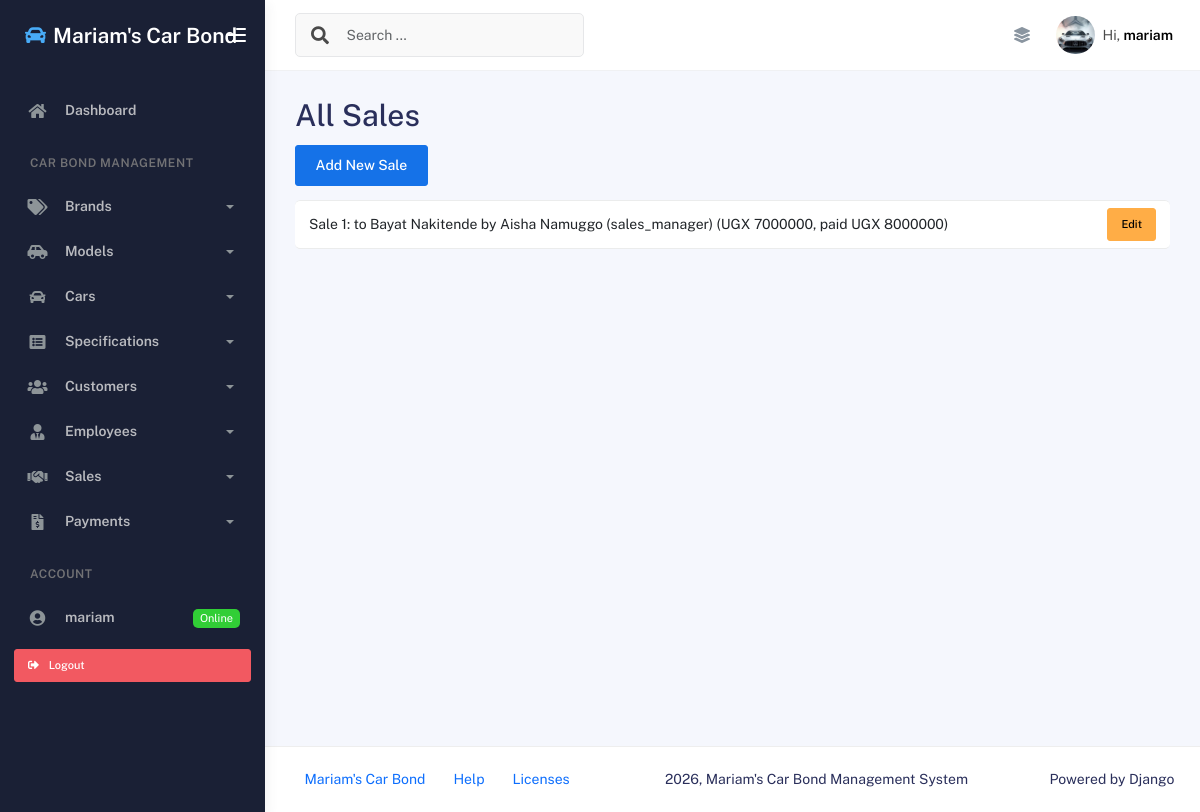
The page /sale/ (signed in) on the database its author committed.
### App/models.py (models this page shows, shortened)
class Sale(models.Model):
    sale_price = models.DecimalField(max_digits=12, decimal_places=2)
    total_paid = models.DecimalField(max_digits=12, decimal_places=2, default=0)
    car = models.ForeignKey(Car, on_delete=models.CASCADE)
    employee = models.ForeignKey(Employee, on_delete=models.CASCADE)
    customer = models.ForeignKey(Customer, on_delete=models.CASCADE)

class Customer(models.Model):
    GENDER_OPTIONS = [
        ('M','Male'),
        ('F','Female')
    ]
    first_name = models.CharField(max_length=20)
    last_name = models.CharField(max_length=20)
    contact = models.CharField(max_length=15)
    address = models.CharField(max_length=100)
    gender = models.CharField(max_length=2, choices=GENDER_OPTIONS)
    def __str__(self):
        return f"{self.first_name} {self.last_name}"

class Employee(models.Model):
    GENDER_OPTIONS = [
        ('M','Male'),
        ('F','Female')
    ]
    first_name = models.CharField(max_length=20)
    last_name = models.CharField(max_length=20)
    contact = models.CharField(max_length=15)
    role = models.CharField(max_length=30)
    gender = models.CharField(max_length=2, choices=GENDER_OPTIONS)
    birth_year = models.PositiveIntegerField(help_text="Used to calculate age")
    hire_date = models.DateField(auto_now=False)
    @property
    def age(self):
        return date.today().year - self.birth_year
    def __str__(self):
        return f"{self.first_name} {self.last_name} ({self.role})"

### App/views.py (the view)
# urls.py: path('sale/', sale_list_view, name='sale_list_page'),
@login_required
def sale_list_view(req):
    sales = Sale.objects.select_related('car', 'employee', 'customer').all()
    return render(req, 'sale_list.html', {'sales':sales})

### App/templates/sale_list.html
{% extends 'base.html' %}
{% block content %}
    <h1>All Sales</h1>
    <a href="{% url 'add_sale_page' %}" class="btn btn-primary mb-3">Add New Sale</a>
    <ul class="list-group">
        {% for sale in sales %}
            <li class="list-group-item d-flex justify-content-between align-items-center">
                Sale {{ sale.id }}: {{ sale.car.name }} to {{ sale.customer }} by {{ sale.employee }} (UGX {{ sale.sale_price|floatformat:0 }}, paid UGX {{ sale.total_paid|floatformat:0 }})
                <a href="{% url 'edit_sale_page' sale.id %}" class="btn btn-sm btn-warning">Edit</a>
            </li>
        {% empty %}
            <li class="list-group-item">No sales found.</li>
        {% endfor %}
    </ul>
{% endblock content %}

### App/templates/base.html (shortened to what this page needs)
{% load static %}
<!DOCTYPE html>
<html lang="en">
<head>
    <link rel="stylesheet" href="{% static 'assets/css/bootstrap.min.css' %}" />
    <link rel="stylesheet" href="{% static 'assets/css/plugins.min.css' %}" />
    <link rel="stylesheet" href="{% static 'assets/css/kaiadmin.min.css' %}" />
</head>
<body>
    <div class="wrapper">
      <div class="sidebar" data-background-color="dark">
        <div class="sidebar-logo">
          <div class="logo-header" data-background-color="dark">
            <a href="{% url 'index_page' %}" class="logo text-white text-decoration-none d-flex align-items-center">
              <i class="fas fa-car text-info me-2 fs-4"></i>
              <span class="fw-bold fs-4 text-white">Mariam's Car Bond</span>
            </a>
            <div class="nav-toggle">
              <button class="btn btn-toggle toggle-sidebar">
                <i class="gg-menu-right"></i>
              </button>
            </div>
          </div>
        </div>
        <div class="sidebar-wrapper scrollbar scrollbar-inner">
          <div class="sidebar-content">
            <ul class="nav nav-secondary">
              <li class="nav-item">
                <a href="{% url 'index_page' %}">
                  <i class="fas fa-home"></i>
                  <p>Dashboard</p>
                </a>
              </li>
              <li class="nav-section">
                <h4 class="text-section">Car Bond Management</h4>
              </li>
              <li class="nav-item">
                <a data-bs-toggle="collapse" href="#brandsMenu">
                  <i class="fas fa-tags"></i>
                  <p>Brands</p>
                  <span class="caret"></span>
                </a>
              </li>
              <li class="nav-item">
                <a data-bs-toggle="collapse" href="#modelsMenu">
                  <i class="fas fa-car-side"></i>
                  <p>Models</p>
                  <span class="caret"></span>
                </a>
              </li>
              <li class="nav-item">
                <a data-bs-toggle="collapse" href="#carsMenu">
                  <i class="fas fa-car"></i>
                  <p>Cars</p>
                  <span class="caret"></span>
                </a>
              </li>
              <li class="nav-item">
                <a data-bs-toggle="collapse" href="#specsMenu">
                  <i class="fas fa-list-alt"></i>
                  <p>Specifications</p>
                  <span class="caret"></span>
                </a>
              </li>
              <li class="nav-item">
                <a data-bs-toggle="collapse" href="#customersMenu">
                  <i class="fas fa-users"></i>
                  <p>Customers</p>
                  <span class="caret"></span>
                </a>
              </li>
              <li class="nav-item">
                <a data-bs-toggle="collapse" href="#employeesMenu">
                  <i class="fas fa-user-tie"></i>
                  <p>Employees</p>
                  <span class="caret"></span>
                </a>
              </li>
              <li class="nav-item">
                <a data-bs-toggle="collapse" href="#salesMenu">
                  <i class="fas fa-handshake"></i>
                  <p>Sales</p>
                  <span class="caret"></span>
                </a>
              </li>
              <li class="nav-item">
                <a data-bs-toggle="collapse" href="#paymentsMenu">
                  <i class="fas fa-file-invoice-dollar"></i>
                  <p>Payments</p>
                  <span class="caret"></span>
                </a>
              </li>
              <li class="nav-section">
                <h4 class="text-section">Account</h4>
              </li>
              {% if user.is_authenticated %}
                <li class="nav-item">
                  <a href="#">
                    <i class="fas fa-user-circle"></i>
                    <p>{{ user.username }}</p>
                    <span class="badge badge-success">Online</span>
                  </a>
                </li>
                <li class="nav-item px-3 py-2">
                  <form method="POST" action="{% url 'logout' %}">
                    <button type="submit" class="btn btn-danger btn-sm w-100 text-start">
                      <i class="fas fa-sign-out-alt me-2"></i> Logout
                    </button>
                  </form>
                </li>
              {% endif %}
            </ul>
          </div>
        </div>
      </div>
      <div class="main-panel">
        <div class="main-header">
          <nav
            class="navbar navbar-header navbar-header-transparent navbar-expand-lg border-bottom"
          >
            <div class="container-fluid">
              <nav
                class="navbar navbar-header-left navbar-expand-lg navbar-form nav-search p-0 d-none d-lg-flex"
              >
                <div class="input-group">
                  <div class="input-group-prepend">
                    <button type="submit" class="btn btn-search pe-1">
                      <i class="fa fa-search search-icon"></i>
                    </button>
                  </div>
                  <input
                    type="text"
                    placeholder="Search ..."
                    class="form-control"
                  />
                </div>
              </nav>
              <ul class="navbar-nav topbar-nav ms-md-auto align-items-center">
                <li class="nav-item topbar-icon dropdown hidden-caret">
                  <a
                    class="nav-link"
                    data-bs-toggle="dropdown"
                    href="#"
                    aria-expanded="false"
                  >
                    <i class="fas fa-layer-group"></i>
                  </a>
                </li>
                <li class="nav-item topbar-user dropdown hidden-caret">
                  <a
                    class="dropdown-toggle profile-pic"
                    data-bs-toggle="dropdown"
                    href="#"
                    aria-expanded="false"
                  >
                    <div class="avatar-sm">
                      <img
                        src="{% static 'assets/img/car.jpg.jpg' %}"
                        alt="Car profile image"
                        class="avatar-img rounded-circle"
                      />
                    </div>
                    <span class="profile-username">
                      <span class="op-7">Hi,</span>
                      <span class="fw-bold">{{ user.username|default:"Guest" }}</span>
                    </span>
                  </a>
                </li>
              </ul>
            </div>
          </nav>
        </div>
        <div class="container">
          <div class="page-inner">
            {% block content %}
            {% endblock content %}
          </div>
        </div>
        <footer class="footer">
          <div class="container-fluid d-flex justify-content-between">
            <nav class="pull-left">
              <ul class="nav">
                <li class="nav-item">
                  <a class="nav-link" href="{% url 'index_page' %}">
                    Mariam's Car Bond
                  </a>
                </li>
                <li class="nav-item">
                  <a class="nav-link" href="#"> Help </a>
                </li>
                <li class="nav-item">
                  <a class="nav-link" href="#"> Licenses </a>
                </li>
              </ul>
            </nav>
            <div class="copyright">
              2026, Mariam's Car Bond Management System
            </div>
            <div>
              Powered by Django
            </div>
          </div>
        </footer>
      </div>
    </div>
</body>
</html>

### rows shown on the page
Sale: id "1", customer "Bayat Nakitende", employee "Aisha Namuggo (sales_manager)", sale_price "7000000", total_paid "8000000"

### other values the page prints
{{ user.username }} "mariam"
{{ user.username|default:"Guest" }} "mariam"
